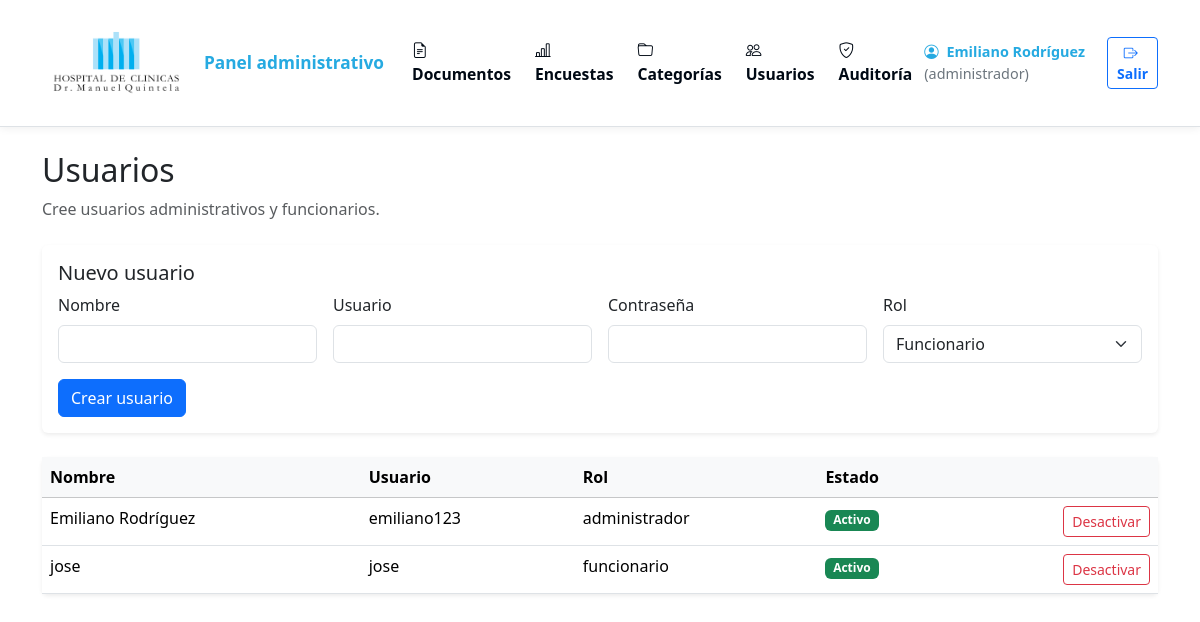
The page /sigsm-modulo1/admin/usuarios.php (signed in) on the database its author committed.
### tables this page shows
CREATE TABLE `usuarios` (
  `id` int(11) NOT NULL,
  `nombre` varchar(100) NOT NULL,
  `usuario` varchar(50) NOT NULL,
  `password` varchar(255) NOT NULL,
  `rol` enum('administrador','funcionario') NOT NULL DEFAULT 'funcionario',
  `activo` tinyint(1) NOT NULL DEFAULT 1,
  `fecha_creacion` timestamp NOT NULL DEFAULT current_timestamp()
);

### sigsm-modulo1/config/functions.php (called while the page is built, shortened)
<?php
function e($valor)
{
    return htmlspecialchars((string)$valor, ENT_QUOTES, 'UTF-8');
}

### sigsm-modulo1/admin/usuarios.php (the view, shortened to what this page needs)
<?php
require_once __DIR__ . '/_header.php';
require_once __DIR__ . '/../config/functions.php';
$users = $pdo->query('SELECT id,nombre,usuario,rol,activo,fecha_creacion FROM usuarios ORDER BY nombre')->fetchAll();
?>
<div class="d-flex justify-content-between align-items-center mb-4">
    <div>
        <h1 class="h2">Usuarios</h1>
        <p class="text-muted mb-0">Cree usuarios administrativos y funcionarios.</p>
    </div>
</div>
<div class="card border-0 shadow-sm mb-4">
    <div class="card-body">
        <h2 class="h5">Nuevo usuario</h2>
        <form method="post" class="row g-3"><input type="hidden" name="csrf" value="<?= e(csrf_token()) ?>"><input type="hidden" name="accion" value="crear">
            <div class="col-md-3"><label class="form-label">Nombre</label><input class="form-control" name="nombre" required></div>
            <div class="col-md-3"><label class="form-label">Usuario</label><input class="form-control" name="usuario" required></div>
            <div class="col-md-3"><label class="form-label">Contraseña</label><input type="password" class="form-control" name="password" minlength="6" required></div>
            <div class="col-md-3"><label class="form-label">Rol</label><select class="form-select" name="rol">
                    <option value="funcionario">Funcionario</option>
                </select></div>
            <div class="col-12"><button class="btn btn-primary">Crear usuario</button></div>
        </form>
    </div>
</div>
<div class="card border-0 shadow-sm">
    <div class="table-responsive">
        <table class="table table-hover mb-0">
            <thead class="table-light">
                <tr>
                    <th>Nombre</th>
                    <th>Usuario</th>
                    <th>Rol</th>
                    <th>Estado</th>
                    <th></th>
                </tr>
            </thead>
            <tbody><?php foreach ($users as $u): ?><tr>
                        <td><?= e($u['nombre']) ?></td>
                        <td><?= e($u['usuario']) ?></td>
                        <td><?= e($u['rol']) ?></td>
                        <td><?= $u['activo'] ? '<span class="badge text-bg-success">Activo</span>' : '<span class="badge text-bg-secondary">Inactivo</span>' ?></td>
                        <td class="text-end">
                            <form method="post"><button class="btn btn-sm <?= $u['activo'] ? 'btn-outline-danger' : 'btn-outline-success' ?>"><?= $u['activo'] ? 'Desactivar' : 'Activar' ?></button></form>
                        </td>
                    </tr><?php endforeach; ?></tbody>
        </table>
    </div>
</div>
<?php require_once __DIR__ . '/_footer.php'; ?>

### rows shown on the page
usuarios: nombre "Emiliano Rodríguez", usuario "emiliano123", rol "administrador", activo "Activo"
usuarios: nombre "jose", usuario "jose", rol "funcionario", activo "Activo"

### other values the page prints
$_SESSION['nombre'] "Emiliano Rodríguez"
$_SESSION['rol'] "administrador"
